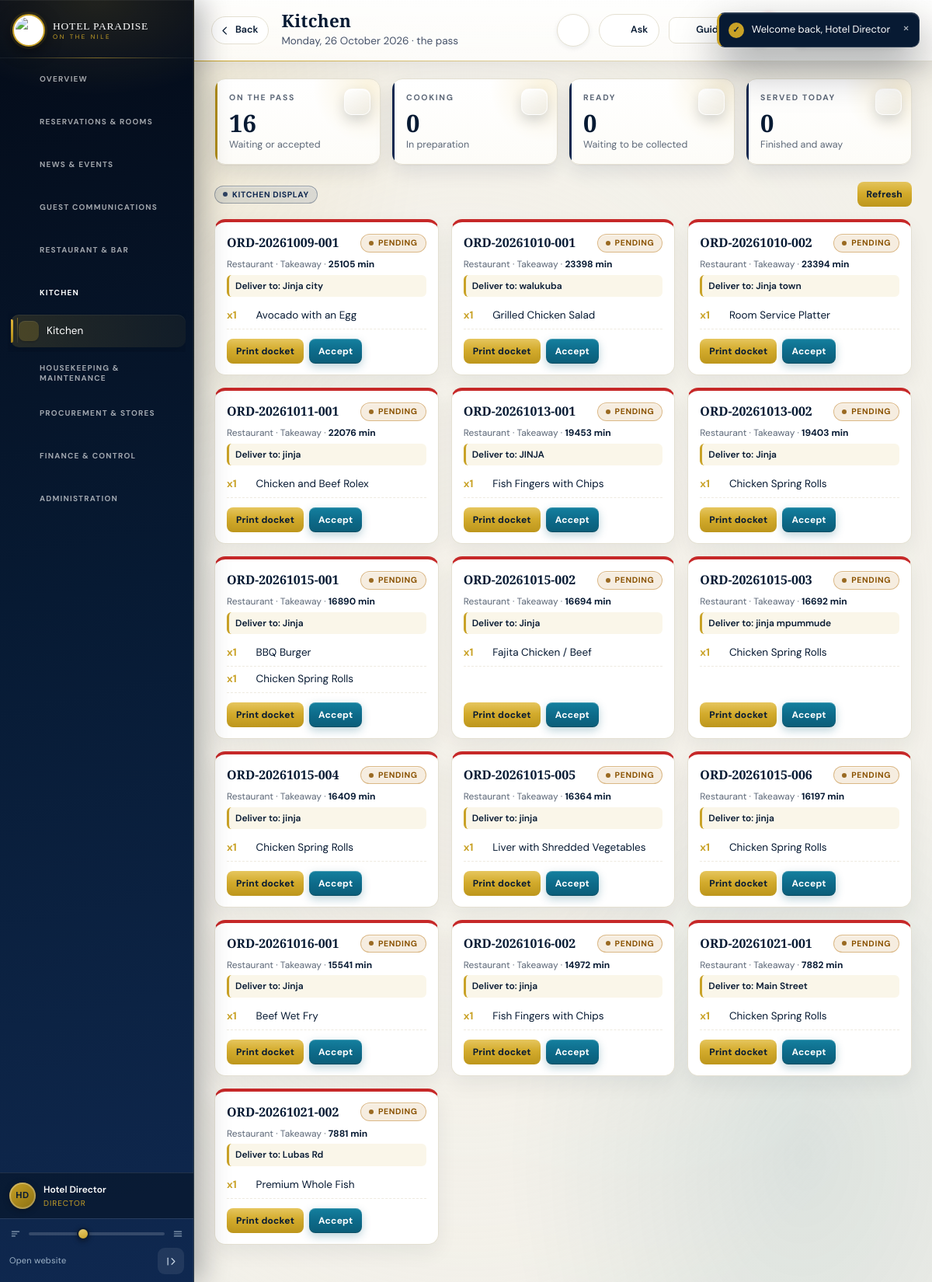
Screenshot of /backend-php/index.php?page=kitchen (signed in) with the database file from the repository.
### tables this page shows
CREATE TABLE `orders` (
  `id` bigint(20) UNSIGNED NOT NULL,
  `hotel_id` bigint(20) UNSIGNED NOT NULL,
  `user_id` bigint(20) UNSIGNED NOT NULL,
  `shift_id` bigint(20) UNSIGNED DEFAULT NULL,
  `order_number` varchar(60) NOT NULL,
  `outlet` enum('restaurant','bar','room_service') NOT NULL,
  `order_type` enum('table','room','takeaway','delivery') NOT NULL,
  `table_name` varchar(60) DEFAULT NULL,
  `room_id` bigint(20) UNSIGNED DEFAULT NULL,
  `customer_name` varchar(160) DEFAULT NULL,
  `customer_phone` varchar(40) DEFAULT NULL,
  `customer_email` varchar(190) DEFAULT NULL,
  `delivery_address` varchar(255) DEFAULT NULL,
  `delivery_notes` text DEFAULT NULL,
  `status` enum('pending','accepted','preparing','ready','served','partially_paid','paid','cancelled') DEFAULT 'pending',
  `discount` decimal(14,2) DEFAULT 0.00,
  `subtotal` decimal(14,2) DEFAULT 0.00,
  `tax` decimal(14,2) DEFAULT 0.00,
  `total` decimal(14,2) DEFAULT 0.00,
  `created_at` timestamp NULL DEFAULT NULL,
  `deleted_at` timestamp NULL DEFAULT NULL,
  `deleted_by` bigint(20) UNSIGNED DEFAULT NULL
);

### backend-php/modules/kitchen.php (the view, shortened to what this page needs)
<?php
$active=rows("SELECT o.*,(SELECT oi.notes FROM order_items oi WHERE oi.order_id=o.id AND oi.notes<>'' ORDER BY oi.id LIMIT 1) any_notes
 FROM orders o WHERE o.status IN('pending','accepted','preparing','ready') ORDER BY o.id ASC");
$done=rows("SELECT o.* FROM orders o WHERE o.status IN('served','cancelled') AND DATE(o.created_at)=CURDATE() ORDER BY o.id DESC LIMIT 12");
$lines=[];
$ids=array_map(static fn(array $r): int=>(int)$r['id'],array_merge($active,$done));
if($ids){
 foreach(rows('SELECT oi.order_id,oi.quantity,oi.notes,mi.name FROM order_items oi LEFT JOIN menu_items mi ON mi.id=oi.menu_item_id WHERE oi.order_id IN('.implode(',',array_map('intval',$ids)).') ORDER BY oi.id',[]) as $l){
  $lines[(int)$l['order_id']][]=$l;
 }
}
echo '<div class="kpis">';
echo '</div>';
echo '<div class="toolbar"><div class="bar"><span class="badge" style="background:#0f28501a;color:#0f2850;border:1px solid #0f285055">Kitchen display</span></div>';
echo '<button class="btn sm" type="button" onclick="location.reload()">Refresh</button></div>';
echo '<div class="board">';
foreach($active as $o){
 $oid=(int)$o['id'];
 $tone=($o['status']==='ready'?'ready':($o['status']==='preparing'?'cook':($o['status']==='pending'?'new':'wait')));
 $mins=max(0,(int)floor((time()-strtotime((string)$o['created_at']))/60));
 echo '<article class="docket docket_'.$tone.'">';
 echo '<header><b>'.e($o['order_number']).'</b>'.status_badge($o['status']).'</header>';
 echo '<p class="docketMeta">'.e(ucfirst((string)$o['outlet'])).' &middot; '.e($o['order_type']==='room'?'Room service':ucfirst((string)$o['order_type']));
 echo ' &middot; <b>'.$mins.' min</b></p>';
 $d=order_delivery($o);
 if($d['address']) echo '<p class="docketAddr">Deliver to: '.e($d['address']).'</p>';
 echo '<ul class="docketItems">';
 foreach($lines[$oid]??[] as $l){
  $qty=(float)$l['quantity'];
  $q=abs($qty-floor($qty))<0.001?(string)(int)$qty:(string)$qty;
  echo '<li><b>x'.$q.'</b> '.e((string)($l['name']??'Item removed'));
  echo '</li>';
 }
 echo '</ul>';
 echo '<footer>';
 echo '<button class="btn sm" type="button" onclick="printReceipt('.$oid.')">Print docket</button>';
 if($o['status']==='pending') echo '<form method="post" action="'.BASE.'/index.php?page=kitchen"><input type="hidden" name="oid" value="'.$oid.'"><input type="hidden" name="do" value="accept"><button class="btn sm blue">Accept</button></form>';
 echo '</footer></article>';
}
echo '</div>';

### backend-php/app/bootstrap.php (shortened to what this page needs)
<?php
if(!function_exists('hp_config')){
 function hp_config(): array{
  $file=__DIR__.'/../config.php';
  if(!is_readable($file)) return $cfg=[];
  $got=include $file;
  return $cfg=is_array($got)?$got:[];
 }
}
function db_config(): array{
 $fromFile=hp_config();
 $fromConfig=function(string $path) use($fromFile){
  $node=$fromFile;
  foreach(explode('.',$path) as $step){
   if(!is_array($node)||!array_key_exists($step,$node)) return null;
   $node=$node[$step];
  }
  return $node;
 };
 $pick=function(string $path,string $env,string $fallback) use($fromConfig): string{
  $v=getenv($env);
  if(is_string($v)&&$v!=='') return $v;
  $v=$fromConfig($path);
  if(is_string($v)&&$v!=='') return $v;
  return $fallback;
 };
 $host=$pick('db.host','HP_DB_HOST','127.0.0.1');
 $port=$pick('db.port','HP_DB_PORT','');
 return $cfg=[
  'dsn'=>'mysql:host='.$host.($port!==''?';port='.$port:'').';charset=utf8mb4',
  'host'=>$host,'port'=>$port,
  'name'=>$pick('db.name','HP_DB_NAME','hotelpardise_system'),
  'user'=>$pick('db.user','HP_DB_USER','hotelpardise_system'),
  'pass'=>$pick('db.pass','HP_DB_PASS',''),
  'web'=>[
   'name'=>$pick('web_db.name','HP_WEB_DB_NAME','hotelpardise_website'),
   'user'=>$pick('web_db.user','HP_WEB_DB_USER','hotelpardise_website'),
   'pass'=>$pick('web_db.pass','HP_WEB_DB_PASS',''),
  ],
 ];
}
function db_connect(string $dsn,string $dbName,string $user,string $pass): PDO{
  try{
   return new PDO($dsn.';dbname='.$dbName,$user,$pass,[
    PDO::ATTR_ERRMODE=>PDO::ERRMODE_EXCEPTION,
    PDO::ATTR_DEFAULT_FETCH_MODE=>PDO::FETCH_ASSOC
   ]);
  }catch(PDOException $e){
   $reason=db_failure_reason($e,$dbName,$user);
   error_log('[hotel db] cannot open '.$dbName.' as '.$user.'@'.db_config()['host']
    .' [SQLSTATE '.$e->getCode().']: '.$reason);
   throw new RuntimeException($reason,0);
  }
}
function db(): PDO{
  static $pdo=null;
  if($pdo===null){
   $c=db_config();
   try{
    $pdo=db_connect($c['dsn'],$c['name'],$c['user'],$c['pass']);
   }catch(RuntimeException $e){
    db_setup_page($e->getMessage());
   }
  }
  return $pdo;
}
function q(string $sql,array $p=[]){ $st=db()->prepare($sql); $st->execute($p); return $st; }
function rows(string $sql,array $p=[]){ return q($sql,$p)->fetchAll(); }
function e($v=null): string{ return htmlspecialchars((string)$v,ENT_QUOTES,'UTF-8'); }
function roles_of(): array{ return $_SESSION['roles']??[]; }
function news_roles(): array{
 return [
  'super_admin'    => ['tier'=>'owner'],
  'director'       => ['tier'=>'owner'],
  'general_manager'=> ['tier'=>'owner'],
  'human_resource' => ['tier'=>'owner'],
  'marketing'      => ['tier'=>'editor','categories'=>['news','update','opportunity']],
  'events_manager' => ['tier'=>'editor','categories'=>['news','update','opportunity']],
  'receptionist'   => ['tier'=>'contributor','department'=>'Front Office','categories'=>['news','update']],
  'housekeeping'   => ['tier'=>'contributor','department'=>'Housekeeping','categories'=>['news','update']],
  'kitchen'        => ['tier'=>'contributor','department'=>'Kitchen','categories'=>['news','update']],
  'waiter'         => ['tier'=>'contributor','department'=>'Food and Beverage','categories'=>['news','update']],
  'bar_staff'      => ['tier'=>'contributor','department'=>'Bar','categories'=>['news','update']],
  'storekeeper'    => ['tier'=>'contributor','department'=>'Stores','categories'=>['news','update']],
  'procurement'    => ['tier'=>'contributor','department'=>'Procurement','categories'=>['news','update']],
  'maintenance'    => ['tier'=>'contributor','department'=>'Maintenance','categories'=>['news','update']],
  'accountant'     => ['tier'=>'contributor','department'=>'Finance','categories'=>['news','update']],
  'cashier'        => ['tier'=>'contributor','department'=>'Finance','categories'=>['news','update']],
 ];
}
function page_caps(): array{
 return [
  'dashboard'=>[],
  'notifications'=>[],
  'overview'=>['director','general_manager'],
  'integrity'=>['director','general_manager','auditor'],
  'reservations'=>['director','general_manager','receptionist','events_manager'],
  'events'=>['director','general_manager','events_manager','marketing'],
  'news'=>array_keys(news_roles()),
  'rooms'=>['director','general_manager','receptionist','housekeeping','maintenance'],
  'guests'=>['director','general_manager','receptionist'],
  'bar'=>['director','general_manager','cashier','waiter','bar_staff'],
  'pos'=>['director','general_manager','cashier','waiter','bar_staff'],
  'fnb'=>['director','general_manager','cashier','waiter','bar_staff'],
  'kitchen'=>['director','general_manager','kitchen'],
  'shifts'=>['director','general_manager','cashier','waiter','bar_staff','housekeeping','maintenance'],
  'inventory'=>['director','general_manager','storekeeper','inventory_manager'],
  'suppliers'=>['director','general_manager','procurement','storekeeper'],
  'purchases'=>['director','general_manager','procurement','storekeeper','inventory_manager','kitchen','housekeeping','maintenance'],
  'messages'=>['director','general_manager','receptionist','kitchen'],
  'testimonials'=>['director','general_manager','marketing'],
  'expenses'=>['director','general_manager','accountant'],
  'finance'=>['director','general_manager','accountant','cashier'],
  'invoices'=>['director','general_manager','accountant','cashier','auditor'],
  'approvals'=>['director','general_manager','accountant'],
  'audit'=>['director','general_manager','auditor'],
  'reports'=>['director','general_manager','accountant','auditor'],
  'users'=>['director','general_manager'],
  'trash'=>['director','general_manager'],
  'profile'=>[]
 ];
}
function page_allowed(string $page): bool{
 $r=roles_of();
 $map=page_caps();
 $allowed=$map[$page];
 if($allowed===[]) return true;
 return (bool)array_intersect($r,$allowed);
}
function badge(string $text,string $tone='grey'): string{
 static $tones=['ok'=>1,'warn'=>1,'bad'=>1,'gold'=>1,'navy'=>1,'blue'=>1,'grey'=>1];
 $t=isset($tones[$tone])?$tone:'grey';
 return '<span class="badge '.e($t).'">'.e($text).'</span>';
}

### rows the page displays
orders: order_number "ORD-20261009-001", status "PENDING", outlet "Restaurant", order_type "Takeaway", created_at "25105", delivery_address "Jinja city", q "1", name "Avocado with an Egg"
orders: order_number "ORD-20261010-001", status "PENDING", outlet "Restaurant", order_type "Takeaway", created_at "23398", delivery_address "walukuba", q "1", name "Grilled Chicken Salad"
orders: order_number "ORD-20261010-002", status "PENDING", outlet "Restaurant", order_type "Takeaway", created_at "23394", delivery_address "Jinja town", q "1", name "Room Service Platter"
orders: order_number "ORD-20261011-001", status "PENDING", outlet "Restaurant", order_type "Takeaway", created_at "22076", delivery_address "jinja", q "1", name "Chicken and Beef Rolex"
orders: order_number "ORD-20261013-001", status "PENDING", outlet "Restaurant", order_type "Takeaway", created_at "19453", delivery_address "JINJA", q "1", name "Fish Fingers with Chips"
orders: order_number "ORD-20261013-002", status "PENDING", outlet "Restaurant", order_type "Takeaway", created_at "19403", address "Jinja", q "1", name "Chicken Spring Rolls"
orders: order_number "ORD-20261015-001", status "PENDING", outlet "Restaurant", order_type "Takeaway", created_at "16890", address "Jinja", q "1", name "BBQ Burger", name "Chicken Spring Rolls"
orders: order_number "ORD-20261015-002", status "PENDING", outlet "Restaurant", order_type "Takeaway", created_at "16694", address "Jinja", q "1", name "Fajita Chicken / Beef"
orders: order_number "ORD-20261015-003", status "PENDING", outlet "Restaurant", order_type "Takeaway", created_at "16692", delivery_address "jinja mpummude", q "1", name "Chicken Spring Rolls"
orders: order_number "ORD-20261015-004", status "PENDING", outlet "Restaurant", order_type "Takeaway", created_at "16409", address "jinja", q "1", name "Chicken Spring Rolls"
orders: order_number "ORD-20261015-005", status "PENDING", outlet "Restaurant", order_type "Takeaway", created_at "16364", address "jinja", q "1", name "Liver with Shredded Vegetables"
orders: order_number "ORD-20261015-006", status "PENDING", outlet "Restaurant", order_type "Takeaway", created_at "16197", address "jinja", q "1", name "Chicken Spring Rolls"
orders: order_number "ORD-20261016-001", status "PENDING", outlet "Restaurant", order_type "Takeaway", created_at "15541", address "Jinja", q "1", name "Beef Wet Fry"
orders: order_number "ORD-20261016-002", status "PENDING", outlet "Restaurant", order_type "Takeaway", created_at "14972", address "jinja", q "1", name "Fish Fingers with Chips"
orders: order_number "ORD-20261021-001", status "PENDING", outlet "Restaurant", order_type "Takeaway", created_at "7882", delivery_address "Main Street", q "1", name "Chicken Spring Rolls"
orders: order_number "ORD-20261021-002", status "PENDING", outlet "Restaurant", order_type "Takeaway", created_at "7881", delivery_address "Lubas Rd", q "1", name "Premium Whole Fish"

### other values shown
$group['label'] "OVERVIEW"
$group['label'] "RESERVATIONS & ROOMS"
$group['label'] "NEWS & EVENTS"
$group['label'] "GUEST COMMUNICATIONS"
$group['label'] "RESTAURANT & BAR"
$group['label'] "KITCHEN"
$label "Kitchen"
$group['label'] "HOUSEKEEPING & MAINTENANCE"
$group['label'] "PROCUREMENT & STORES"
$group['label'] "FINANCE & CONTROL"
$group['label'] "ADMINISTRATION"
initials($me) "HD"
$me "Hotel Director"
$role "DIRECTOR"
$title "Kitchen"
